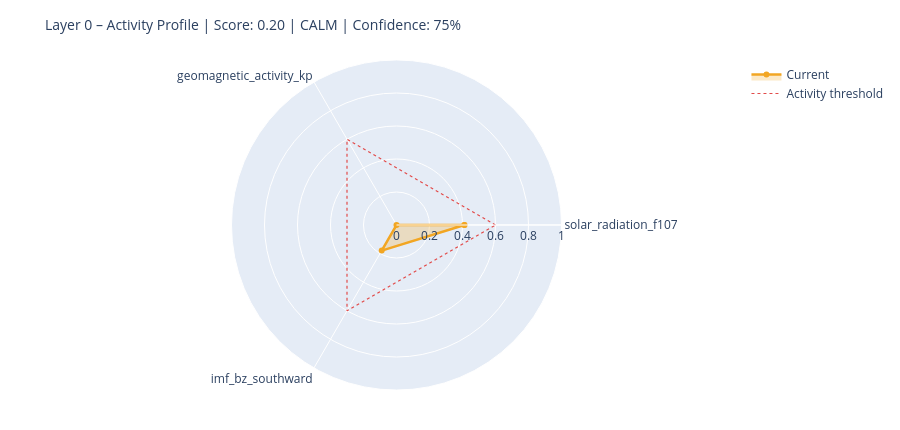

The code cell stored with this chart in its notebook:
### Markdown cell above
---
## 6. State Assessment & Handoff to Layer 1

### Code cell
# ============================================================
# STEP 1 – Collect raw values with source modes
# Mode: 'primary' | 'fallback_3h' | 'last_valid' | 'missing'
# ============================================================

def safe_last(df, col):
    if df is None or col not in df.columns: return None
    s = df[col].dropna()
    return float(s.iloc[-1]) if not s.empty else None

f107_now = safe_last(df_f107, 'f10.7')
bz_now   = safe_last(df_mag,  'bz_gsm')
kp_now   = safe_last(df_kp,   'kp')
sw_now   = safe_last(df_sw,   'speed')

source_modes = {
    'F10.7':    'primary'  if f107_now is not None else 'missing',
    'Kp':       'primary'  if kp_now   is not None else 'missing',
    'IMF_Bz':   'primary'  if bz_now   is not None else 'missing',
    'SW_speed': 'primary'  if sw_now   is not None else 'missing',
}

# Kp Fallback – 3h endpoint
if kp_now is None:
    try:
        r = requests.get(
            'https://services.swpc.noaa.gov/json/noaa-planetary-k-index.json',
            timeout=10)
        r.raise_for_status()
        fb = pd.DataFrame(r.json())
        tc = next((c for c in fb.columns if 'time' in c.lower()), fb.columns[0])
        kc = next((c for c in fb.columns if 'kp' in c.lower() and c != tc), None)
        if kc:
            fb[kc] = fb[kc].astype(str).str.extract(r'([0-9]+(?:\.[0-9]*)?)')[0]
            fb[kc] = pd.to_numeric(fb[kc], errors='coerce')
            fb = fb[fb[kc] >= 0].dropna(subset=[kc])
            if not fb.empty:
                kp_now = float(fb[kc].iloc[-1])
                source_modes['Kp'] = 'fallback_3h'
                print(f'  Kp fallback (3h): {kp_now:.1f}')
    except Exception as e:
        print(f'  Kp fallback failed: {e}')

# Solar Wind Fallback – last valid value
if sw_now is None and df_sw is not None and 'speed' in df_sw.columns:
    s = df_sw['speed'].dropna()
    if not s.empty:
        sw_now = float(s.iloc[-1])
        source_modes['SW_speed'] = 'last_valid'
        print(f'  SW fallback (last_valid): {sw_now:.0f} km/s')

print()
print('Source modes:', source_modes)

# ============================================================
# STEP 2 – Score from available components only
# ============================================================

def norm(v, lo, hi):
    if v is None: return None
    return max(0.0, min(1.0, (v - lo) / (hi - lo)))

COMPONENTS = {
    'solar_radiation_f107':    (f107_now, norm(f107_now, 60, 250)),
    'geomagnetic_activity_kp': (kp_now,   norm(kp_now,   0,   9)),
    'imf_bz_southward':        (bz_now,   norm(-(bz_now or 0) if bz_now else None, -5, 30)
                                           if bz_now is not None else None),
    'solar_wind_speed':        (sw_now,   norm(sw_now, 300, 800)),
}

available   = {k: v[1] for k, v in COMPONENTS.items() if v[1] is not None}
unavailable = [k for k, v in COMPONENTS.items() if v[1] is None]

layer0_score = round(sum(available.values()) / len(available), 4) if available else None
confidence   = round(len(available) / len(COMPONENTS), 2)

level = ('unknown'  if layer0_score is None
         else 'calm'     if layer0_score < 0.3
         else 'moderate' if layer0_score < 0.6
         else 'active')

# ============================================================
# STEP 3 – Dominant Driver
# ============================================================

def dominant_driver(kp, f107, bz, sw):
    candidates = []
    if kp   is not None and kp   >= 4:   candidates.append(('geomagnetic',    kp / 9))
    if sw   is not None and sw   >= 500:  candidates.append(('solar_wind',     sw / 800))
    if bz   is not None and bz   <= -5:   candidates.append(('imf_southward',  abs(bz) / 30))
    if f107 is not None and f107 >= 150:  candidates.append(('solar_radiation',f107 / 250))
    return max(candidates, key=lambda x: x[1])[0] if candidates else 'none'

driver = dominant_driver(kp_now, f107_now, bz_now, sw_now)

# ============================================================
# STEP 4 – Downstream expectations
# ============================================================

def downstream_expectation(driver, score, kp, bz, f107):
    exp = {
        'magnetosphere':        'calm',
        'ionosphere':           'calm',
        'schumann_resonance':   'unchanged',
        'lithosphere_currents': 'low',
    }
    if driver == 'geomagnetic' or (kp and kp >= 5):
        exp['magnetosphere']        = 'compressed / storm'
        exp['ionosphere']           = 'elevated disturbance (TEC variability)'
        exp['schumann_resonance']   = 'elevated amplitude possible'
        exp['lithosphere_currents'] = 'elevated induction currents'
    elif driver == 'imf_southward' or (bz and bz <= -5):
        exp['magnetosphere']        = 'energy coupling active'
        exp['ionosphere']           = 'elevated electron density possible'
        exp['schumann_resonance']   = 'slight modulation possible'
    elif driver == 'solar_radiation' or (f107 and f107 >= 150):
        exp['ionosphere']           = 'elevated ionization (F-layer)'
        exp['schumann_resonance']   = 'slightly elevated background activity'
    return exp

downstream = downstream_expectation(driver, layer0_score, kp_now, bz_now, f107_now)

# ============================================================
# CONSOLE OUTPUT
# ============================================================

W = 58
print('=' * W)
print('LAYER 0 – STATE ASSESSMENT')
print('=' * W)
for name, (raw_v, score_v) in COMPONENTS.items():
    if score_v is not None:
        bar = '█' * int(score_v * 20) + '░' * (20 - int(score_v * 20))
        print(f'  {name:<35}  {bar}  {score_v:.2f}')
    else:
        print(f'  {name:<35}  {"─" * 20}  n/a')
print('-' * W)
print(f'  Score ({len(available)}/{len(COMPONENTS)} components):  {layer0_score:.3f}')
print(f'  Confidence:         {confidence:.0%}')
print(f'  Level:              {level.upper()}')
print(f'  Dominant Driver:    {driver}')

# Radar chart
cats = list(available.keys())
vals = list(available.values())
if len(cats) >= 3:
    fig = go.Figure()
    fig.add_trace(go.Scatterpolar(
        r=vals + [vals[0]], theta=cats + [cats[0]],
        fill='toself', fillcolor='rgba(242,166,35,0.25)',
        line=dict(color='#F2A623', width=2.5), name='Current'
    ))
    fig.add_trace(go.Scatterpolar(
        r=[0.6] * (len(cats) + 1), theta=cats + [cats[0]],
        line=dict(color='#E24B4A', dash='dot', width=1.2),
        mode='lines', name='Activity threshold'
    ))
    fig.update_layout(
        title=dict(text=f'Layer 0 – Activity Profile | Score: {layer0_score:.2f} | {level.upper()} | Confidence: {confidence:.0%}',
                   font=dict(size=14)),
        polar=dict(radialaxis=dict(visible=True, range=[0, 1])),
        height=430, showlegend=True,
        margin=dict(l=60, r=60, t=60, b=40)
    )
    fig.show()

### Figure 1 — Plotly figure (JSON) as saved in the notebook; plotly's stock layout.template omitted (floating-point values rounded to 4 significant figures)
{"data": [{"fill": "toself", "fillcolor": "rgba(242,166,35,0.25)", "line": {"color": "#F2A623", "width": 2.5}, "name": "Current", "r": [0.4116, 0.0, 0.1791, 0.4116], "theta": ["solar_radiation_f107", "geomagnetic_activity_kp", "imf_bz_southward", "solar_radiation_f107"], "type": "scatterpolar"}, {"line": {"color": "#E24B4A", "dash": "dot", "width": 1.2}, "mode": "lines", "name": "Activity threshold", "r": [0.6, 0.6, 0.6, 0.6], "theta": ["solar_radiation_f107", "geomagnetic_activity_kp", "imf_bz_southward", "solar_radiation_f107"], "type": "scatterpolar"}], "layout": {"height": 430, "margin": {"b": 40, "l": 60, "r": 60, "t": 60}, "polar": {"radialaxis": {"range": [0, 1], "visible": true}}, "showlegend": true, "title": {"font": {"size": 14}, "text": "Layer 0 – Activity Profile | Score: 0.20 | CALM | Confidence: 75%"}}}
